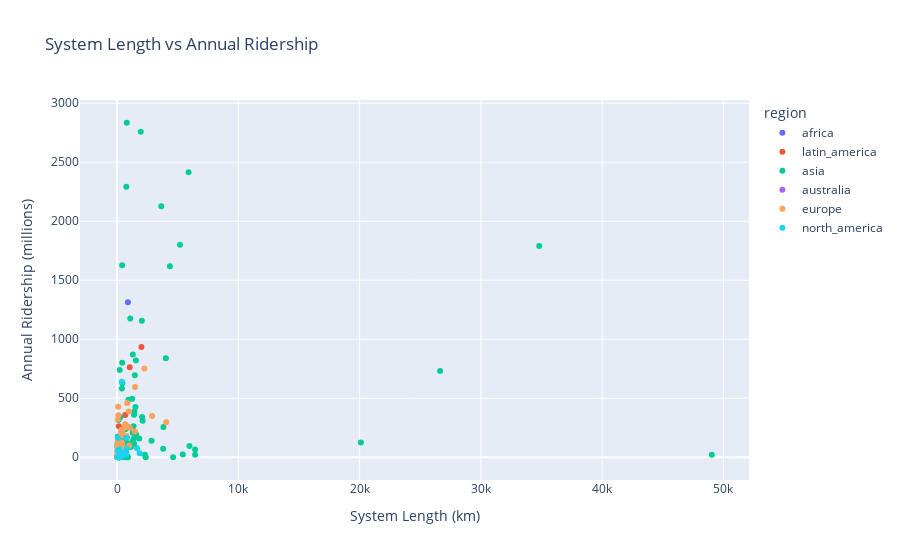

This figure's notebook cell:
### Markdown cell above
# 4. System Length vs Annual Ridership #

### Code cell
fig = px.scatter(Metro_cities, x='length_km', y='annual_ridership_mill', 
                 hover_data=['city', 'country'], color='region',
                 labels={'length_km': 'System Length (km)', 
                         'annual_ridership_mill': 'Annual Ridership (millions)'},
                 title='System Length vs Annual Ridership')
fig.show()

### Figure 1 — Plotly figure (JSON) as saved in the notebook; plotly's stock layout.template omitted (floating-point values rounded to 4 significant figures; data arrays with more than 128 entries replaced by an {"elided": "..."} marker saying what was removed)
{"data": [{"customdata": [["Algiers", "Algeria"], ["Cairo", "Egypt"]], "hovertemplate": "region=africa<br>System Length (km)=%{x}<br>Annual Ridership (millions)=%{y}<br>city=%{customdata[0]}<br>country=%{customdata[1]}<extra></extra>", "legendgroup": "africa", "marker": {"color": "#636efa", "symbol": "circle"}, "mode": "markers", "name": "africa", "orientation": "v", "showlegend": true, "type": "scatter", "x": [185, 894], "xaxis": "x", "y": [45.3, 1314], "yaxis": "y"}, {"customdata": [["Buenos Aires", "Argentina"], ["Belo Horizonte", "Brazil"], ["Brasília", "Brazil"], ["Porto Alegre", "Brazil"], ["Recife", "Brazil"], ["Rio de Janeiro", "Brazil"], ["Salvador", "Brazil"], ["São Paulo", "Brazil"], ["Santiago", "Chile"], ["Medellín", "Colombia"], ["Santo Domingo", "Dominican Republic"], ["Guadalajara", "Mexico"], ["Mexico City", "Mexico"], ["Monterrey", "Mexico"], ["Panama City", "Panama"], ["Lima", "Peru"], ["Caracas", "Venezuela"]], "hovertemplate": "region=latin_america<br>System Length (km)=%{x}<br>Annual Ridership (millions)=%{y}<br>city=%{customdata[0]}<br>country=%{customdata[1]}<extra></extra>", "legendgroup": "latin_america", "marker": {"color": "#EF553B", "symbol": "circle"}, "mode": "markers", "name": "latin_america", "orientation": "v", "showlegend": true, "type": "scatter", "x": [567, 281, 424, 438, 395, 58, 325, 1044, 140, 313, 310, 215, 2009, 405, 368, 346, 672], "xaxis": "x", "y": [74, 54.4, 42.8, 48.1, 93.5, 118.7, 62, 763.6, 263.4, 115.4, 49.6, 0, 935.2, 109.9, 49.9, 110.4, 358], "yaxis": "y"}, {"customdata": {"elided": "117x2 str values"}, "hovertemplate": "region=asia<br>System Length (km)=%{x}<br>Annual Ridership (millions)=%{y}<br>city=%{customdata[0]}<br>country=%{customdata[1]}<extra></extra>", "legendgroup": "asia", "marker": {"color": "#00cc96", "symbol": "circle"}, "mode": "markers", "name": "asia", "orientation": "v", "showlegend": true, "type": "scatter", "x": [134, 3803, 762, 726, 1425, 5421, 5192, 4025, 20103, 378, 719, 5972, 5894, 757, 401, 79, 1562, 49039, 2044, 843, 1394, 259, 435, 1286, 427, 1288, 1825, 2843, 803, 203, 116, 419, 765, 2108, 2365, 265, 276, 535, 435, 4625, 1148, 987, 26638, 6435, 2063, 271, 65, 56, 54, 34812, 117, 69, 120, 898, 249, 3826, 2287, 114, 261, 297, 12, 157, 202, 375, 245, 172, 1556, 298, 184, 381, 312, 933, 1299, 480, 287, 1090, 1951, 122, 534, 41, 113, 225, 1399, 812, 227, 201, 594, 3649, 1517, 313, 1425, 271, 372, 169, 76, 168, 4357, 216, 159, 1248, 116, 127, 216, 427, 1462, 167, 531, 682, 71, 139, 6436, 389, 1357, 20, 895, 571, 131], "xaxis": "x", "y": [10.75, 72.1, 2293.0, 154.4, 385.8, 22.82, 1800, 839.8, 125.2, 35.06, 0, 94.75, 2416.0, 36.98, 582.4, 51.33, 195.1, 21.3, 1156.0, 8.68, 159.3, 52.48, 0, 135.9, 801.3, 208.4, 159.9, 139.1, 2835.0, 0, 316.3, 1627.0, 71.71, 308.6, 0.876, 338.8, 19.11, 7.01, 628.0, 0, 87.22, 114.0, 731.0, 20.94, 341.0, 69.78, 0.4, 174.2, 42, 1790, 18.3, 173, 7, 0, 17, 256, 22, 126, 4, 5, 0, 9.9, 0, 50.7, 18, 0, 820, 173.3, 24, 114.2, 146.4, 487.4, 870.4, 226.9, 91.7, 1175.0, 2757.0, 95, 243.2, 80.6, 7, 36, 361, 168, 40, 19, 116, 2127.0, 426.4, 122.5, 113.2, 20, 218.2, 96.9, 0, 21.5, 1618.0, 20.4, 58.1, 495, 8.8, 27.3, 738.4, 65.4, 695.7, 0, 28, 236.9, 95.3, 14, 66.4, 91.3, 262.3, 100, 113.6, 38.8, 0], "yaxis": "y"}, {"customdata": [["Sydney", "Australia"]], "hovertemplate": "region=australia<br>System Length (km)=%{x}<br>Annual Ridership (millions)=%{y}<br>city=%{customdata[0]}<br>country=%{customdata[1]}<extra></extra>", "legendgroup": "australia", "marker": {"color": "#ab63fa", "symbol": "circle"}, "mode": "markers", "name": "australia", "orientation": "v", "showlegend": true, "type": "scatter", "x": [36], "xaxis": "x", "y": [12.9], "yaxis": "y"}, {"customdata": [["Vienna", "Austria"], ["Minsk", "Belarus"], ["Brussels", "Belgium"], ["Sofia", "Bulgaria"], ["Prague", "Czech Republic"], ["Copenhagen", "Denmark"], ["Helsinki", "Finland"], ["Lille", "France"], ["Lyon", "France"], ["Marseille", "France"], ["Paris", "France"], ["Rennes", "France"], ["Toulouse", "France"], ["Berlin", "Germany"], ["Hamburg", "Germany"], ["Munich", "Germany"], ["Nuremberg", "Germany"], ["Athens", "Greece"], ["Budapest", "Hungary"], ["Brescia", "Italy"], ["Catania", "Italy"], ["Genoa", "Italy"], ["Milan", "Italy"], ["Naples", "Italy"], ["Rome", "Italy"], ["Turin", "Italy"], ["Amsterdam", "Netherlands"], ["Rotterdam", "Netherlands"], ["Oslo", "Norway"], ["Warsaw", "Poland"], ["Lisbon", "Portugal"], ["Bucharest", "Romania"], ["Barcelona", "Spain"], ["Bilbao", "Spain"], ["Madrid", "Spain"], ["Stockholm", "Sweden"], ["Lausanne", "Switzerland"], ["Dnipro", "Ukraine"], ["Kharkiv", "Ukraine"], ["Kyiv", "Ukraine"], ["Glasgow", "United Kingdom"], ["London", "United Kingdom"], ["London", "United Kingdom"]], "hovertemplate": "region=europe<br>System Length (km)=%{x}<br>Annual Ridership (millions)=%{y}<br>city=%{customdata[0]}<br>country=%{customdata[1]}<extra></extra>", "legendgroup": "europe", "marker": {"color": "#FFA15A", "symbol": "circle"}, "mode": "markers", "name": "europe", "orientation": "v", "showlegend": true, "type": "scatter", "x": [833, 408, 399, 52, 652, 382, 35, 45, 320, 223, 2251, 94, 282, 1478, 1058, 95, 382, 887, 382, 137, 88, 71, 968, 205, 60, 151, 412, 1006, 85, 355, 442, 785, 1472, 451, 2885, 108, 59, 71, 381, 676, 104, 4052, 34], "xaxis": "x", "y": [459.8, 219.3, 87.6, 92.4, 251.4, 63.7, 60.4, 127.6, 219.5, 76.6, 753, 37.2, 118.2, 596, 249.5, 429, 114.6, 259.2, 232.8, 18.7, 5.8, 15.3, 386.8, 41.1, 320, 42.5, 111.3, 99, 74, 195.4, 184.6, 179.2, 217.9, 91.6, 349.8, 355, 32.8, 3.55, 128.1, 279.5, 12.7, 296, 39.9], "yaxis": "y"}, {"customdata": [["Montreal", "Canada"], ["Toronto", "Canada"], ["Vancouver", "Canada"], ["Atlanta", "United States"], ["Baltimore", "United States"], ["Boston", "United States"], ["Chicago", "United States"], ["Cleveland", "United States"], ["Los Angeles", "United States"], ["Miami", "United States"], ["New York City", "United States"], ["New York City", "United States"], ["New York City", "United States"], ["Philadelphia", "United States"], ["Philadelphia", "United States"], ["San Francisco/Oakland", "United States"], ["San Juan", "United States"], ["Washington, D.C.", "United States"]], "hovertemplate": "region=north_america<br>System Length (km)=%{x}<br>Annual Ridership (millions)=%{y}<br>city=%{customdata[0]}<br>country=%{customdata[1]}<extra></extra>", "legendgroup": "north_america", "marker": {"color": "#19d3f3", "symbol": "circle"}, "mode": "markers", "name": "north_america", "orientation": "v", "showlegend": true, "type": "scatter", "x": [71, 765, 796, 766, 249, 61, 1654, 31, 280, 401, 399, 225, 222, 591, 229, 1868, 172, 188], "xaxis": "x", "y": [164, 166, 74.5, 24.1, 2.9, 57.5, 76, 2.6, 22.8, 9.6, 639.5, 2.7, 29.7, 37.7, 3.9, 34.1, 1.1, 68.1], "yaxis": "y"}], "layout": {"autosize": true, "legend": {"title": {"text": "region"}, "tracegroupgap": 0}, "title": {"text": "System Length vs Annual Ridership"}, "xaxis": {"anchor": "y", "autorange": true, "domain": [0, 1], "range": [-3256.0, 52310.0], "title": {"text": "System Length (km)"}, "type": "linear"}, "yaxis": {"anchor": "x", "autorange": true, "domain": [0, 1], "range": [-233.9, 3069.0], "title": {"text": "Annual Ridership (millions)"}, "type": "linear"}}}
